Frame 1 (no input): blank canvas, image omitted
Frame 60 (the mouse pressed at the canvas centre just before this capture): blank canvas, image omitted
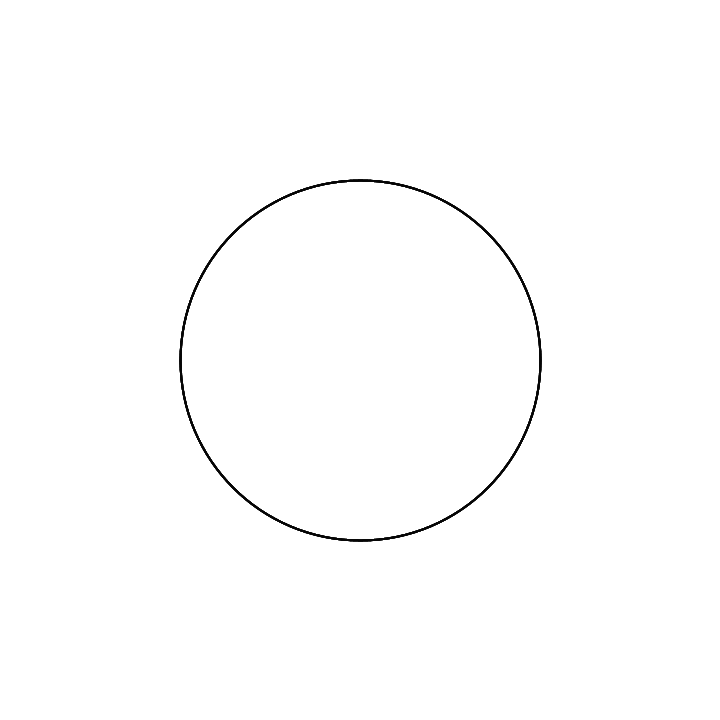
Frame 120 (the mouse held since frame 60 and released just before this capture)

The Processing sketch whose frames 1 and 60 were blank and that drew this single picture after the mouse press (run headless with seeded random() and noise(); from frame 60 on, the mouse is pressed at the canvas centre):

// Processing sketch: interaction_001
// ── interaction_001.pde


void setup(){
  size(720, 720);
  smooth();
  noFill();
  background(255);
}

void draw(){
  float radius = mouseX;
  strokeWeight(2);    
  stroke(0, 25);
  ellipse(mouseX, mouseY, radius, radius);  
}
